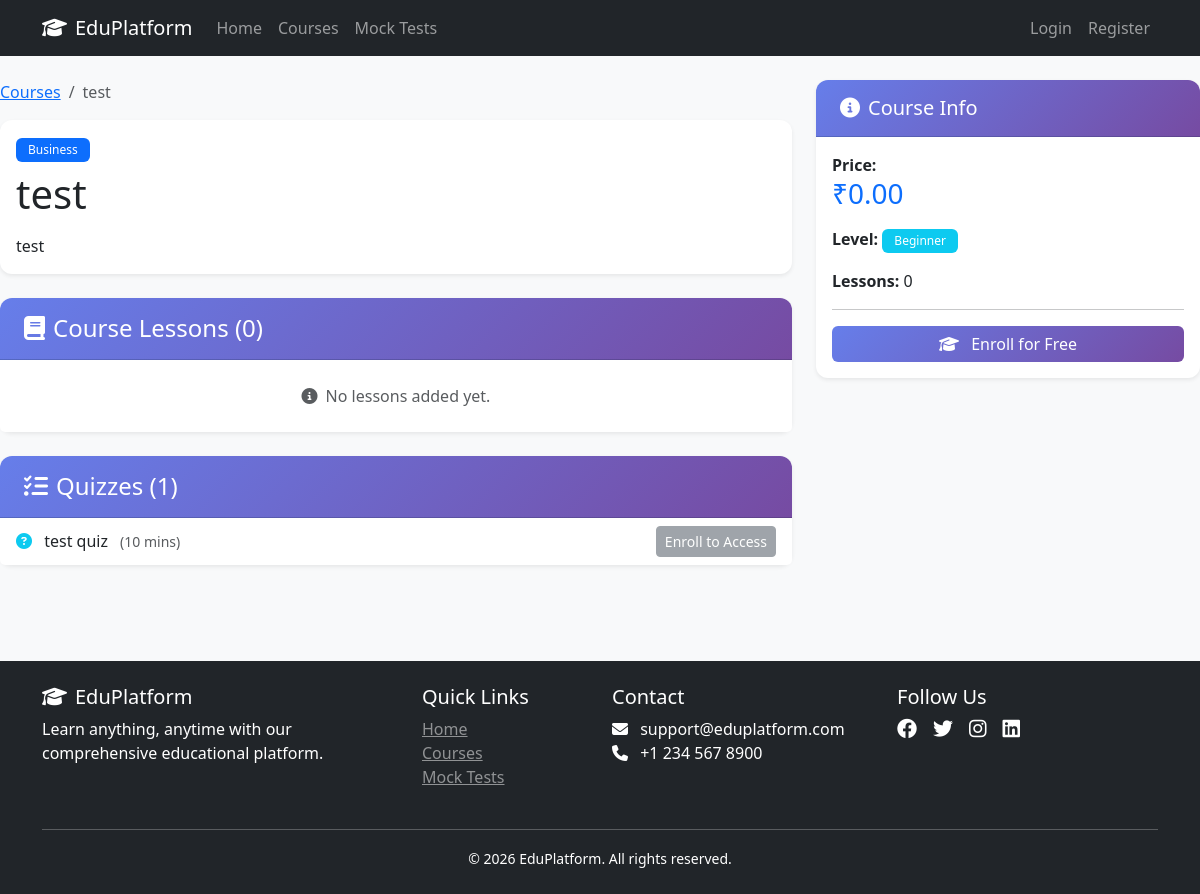
Page /courses/detail.php?id=1 on the committed database.
### tables this page shows
CREATE TABLE `courses` (
  `id` int(11) NOT NULL,
  `category_id` int(11) NOT NULL,
  `title` varchar(200) NOT NULL,
  `slug` varchar(200) NOT NULL,
  `description` text DEFAULT NULL,
  `image_url` varchar(500) DEFAULT NULL,
  `price` decimal(10,2) DEFAULT 0.00,
  `level` enum('beginner','intermediate','advanced') DEFAULT 'beginner',
  `is_featured` tinyint(1) DEFAULT 0,
  `created_at` timestamp NOT NULL DEFAULT current_timestamp()
);

CREATE TABLE `categories` (
  `id` int(11) NOT NULL,
  `name` varchar(100) NOT NULL,
  `slug` varchar(100) NOT NULL,
  `description` text DEFAULT NULL,
  `icon` varchar(50) DEFAULT NULL,
  `created_at` timestamp NOT NULL DEFAULT current_timestamp()
);

CREATE TABLE `quizzes` (
  `id` int(11) NOT NULL,
  `course_id` int(11) NOT NULL,
  `title` varchar(200) NOT NULL,
  `description` text DEFAULT NULL,
  `duration` int(11) DEFAULT 30,
  `passing_score` int(11) DEFAULT 70,
  `created_at` timestamp NOT NULL DEFAULT current_timestamp()
);

### config/functions.php (called while the page is built, shortened)
<?php
function displayRichText($content) {
    $allowed_tags = [
        'b' => [], 'strong' => [], 'i' => [], 'em' => [], 'u' => [],
        'br' => [], 'p' => ['class' => true], 'span' => ['class' => true, 'style' => true],
        'h1' => [], 'h2' => [], 'h3' => [], 'h4' => [], 'h5' => [], 'h6' => [],
        'ul' => ['class' => true], 'ol' => ['class' => true], 'li' => ['class' => true],
        'a' => ['href' => true, 'target' => true, 'title' => true],
        'img' => ['src' => true, 'alt' => true, 'width' => true, 'height' => true, 'style' => true],
        'pre' => ['class' => true], 'code' => ['class' => true],
        'blockquote' => ['class' => true], 'hr' => [],
        'table' => ['class' => true, 'border' => true], 'tr' => [], 'td' => ['colspan' => true], 'th' => []
    ];
    return stripslashes(html_entity_decode(strip_tags($content, array_keys($allowed_tags))));
}
function sanitize($input) {
    return htmlspecialchars(trim($input), ENT_QUOTES, 'UTF-8');
}
?>

### courses/detail.php (the view, shortened to what this page needs)
<?php
require_once '../config/database.php';
require_once '../config/functions.php';
include '../includes/header.php';
$course_id = isset($_GET['id']) ? intval($_GET['id']) : 0;
$stmt = $pdo->prepare("SELECT c.*, cat.name as category_name FROM courses c JOIN categories cat ON c.category_id = cat.id WHERE c.id = ?");
$stmt->execute([$course_id]);
$course = $stmt->fetch();
$is_enrolled = false;
$progress = 0;
$lessons = $pdo->prepare("SELECT * FROM lessons WHERE course_id = ? ORDER BY order_number");
$lessons->execute([$course_id]);
$lessons = $lessons->fetchAll();
$quizzes = $pdo->prepare("SELECT * FROM quizzes WHERE course_id = ?");
$quizzes->execute([$course_id]);
$quizzes = $quizzes->fetchAll();
?>
<div class="row">
    <div class="col-md-8">
        <nav aria-label="breadcrumb">
            <ol class="breadcrumb">
                <li class="breadcrumb-item"><a href="index.php">Courses</a></li>
                <li class="breadcrumb-item active"><?php echo sanitize($course['title']); ?></li>
            </ol>
        </nav>
        <div class="card shadow-sm mb-4">
            <div class="card-body">
                <span class="badge bg-primary mb-2"><?php echo sanitize($course['category_name']); ?></span>
                <h1 class="card-title"><?php echo sanitize($course['title']); ?></h1>
                <div class="rich-text-content mt-3">
                    <?php echo displayRichText($course['description']); ?>
                </div>
            </div>
        </div>
        <div class="card shadow-sm mb-4">
            <div class="card-header bg-primary text-white">
                <h4 class="mb-0"><i class="fas fa-book me-2"></i>Course Lessons (<?php echo count($lessons); ?>)</h4>
            </div>
            <div class="list-group list-group-flush">
                <?php if (empty($lessons)): ?>
                    <div class="list-group-item text-center text-muted py-4">
                        <i class="fas fa-info-circle me-2"></i>No lessons added yet.
                    </div>
                <?php endif; ?>
            </div>
        </div>
        <div class="card shadow-sm mb-4">
            <div class="card-header bg-primary text-white">
                <h4 class="mb-0"><i class="fas fa-tasks me-2"></i>Quizzes (<?php echo count($quizzes); ?>)</h4>
            </div>
            <div class="list-group list-group-flush">
                <?php foreach ($quizzes as $quiz): ?>
                    <div class="list-group-item">
                        <div class="d-flex justify-content-between align-items-center">
                            <div>
                                <i class="fas fa-question-circle text-info me-2"></i>
                                <?php echo sanitize($quiz['title']); ?>
                                <small class="text-muted ms-2">(<?php echo $quiz['duration']; ?> mins)</small>
                            </div>
                            <?php if ($is_enrolled): ?>
                                <a href="../quizzes/take.php?id=<?php echo $quiz['id']; ?>" class="btn btn-sm btn-success">Take Quiz</a>
                            <?php else: ?>
                                <button class="btn btn-sm btn-secondary" disabled>Enroll to Access</button>
                            <?php endif; ?>
                        </div>
                    </div>
                <?php endforeach; ?>
            </div>
        </div>
    </div>
    <div class="col-md-4">
        <div class="card shadow-sm mb-4">
            <div class="card-header bg-primary text-white">
                <h5 class="mb-0"><i class="fas fa-info-circle me-2"></i>Course Info</h5>
            </div>
            <div class="card-body">
                <div class="mb-3">
                    <strong>Price:</strong>
                    <h3 class="text-primary">₹<?php echo number_format($course['price'], 2); ?></h3>
                </div>
                <div class="mb-3">
                    <strong>Level:</strong>
                    <span class="badge bg-info"><?php echo ucfirst($course['level']); ?></span>
                </div>
                <div class="mb-3">
                    <strong>Lessons:</strong> <?php echo count($lessons); ?>
                </div>
                <hr>
                <?php if ($is_enrolled): ?>
                    <div class="mb-3">
                        <strong>Your Progress:</strong>
                        <div class="progress mt-2">
                            <div class="progress-bar" style="width: <?php echo $progress; ?>%"><?php echo $progress; ?>%</div>
                        </div>
                    </div>
                    <a href="../lessons/view.php?id=<?php echo $lessons[0]['id'] ?? '#'; ?>" class="btn btn-success w-100">
                        <i class="fas fa-play me-2"></i>Continue Learning
                    </a>
                <?php else: ?>
                    <form method="POST" action="enroll.php">
                        <button type="submit" class="btn btn-primary w-100">
                            <i class="fas fa-graduation-cap me-2"></i>
                            <?php echo $course['price'] > 0 ? 'Enroll Now' : 'Enroll for Free'; ?>
                        </button>
                    </form>
                <?php endif; ?>
            </div>
        </div>
    </div>
</div>
<?php include '../includes/footer.php'; ?>

### assets/css/style.css (style rules this page uses)
* { margin: 0; padding: 0; box-sizing: border-box; }
body { font-family: 'Segoe UI', Tahoma, Geneva, Verdana, sans-serif; background-color: #f8f9fa; min-height: 100vh; display: flex; flex-direction: column; }
.card { border: none; border-radius: 12px; box-shadow: 0 2px 10px rgba(0,0,0,0.08); transition: transform 0.3s ease, box-shadow 0.3s ease; }
.card-header { background: linear-gradient(135deg, #667eea 0%, #764ba2 100%); color: white; border-radius: 12px 12px 0 0 !important; padding: 1rem 1.5rem; }
.breadcrumb { background: transparent; padding: 0; }
.badge { padding: 6px 12px; font-weight: 500; }
.btn-primary { background: linear-gradient(135deg, #667eea 0%, #764ba2 100%); border: none; transition: transform 0.2s ease; }

### rows in the picture
courses: title "test", category.name "Business", description "test", price "0.00", level "Beginner"
quizzes: title "test quiz", duration "10"

### other values in the picture
SITE_NAME "EduPlatform"
count($lessons) "0"
count($quizzes) "1"
